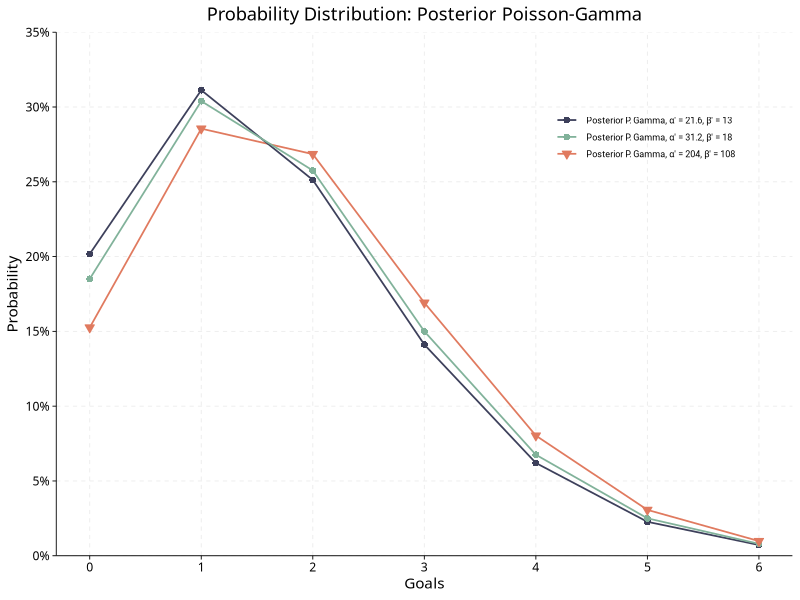
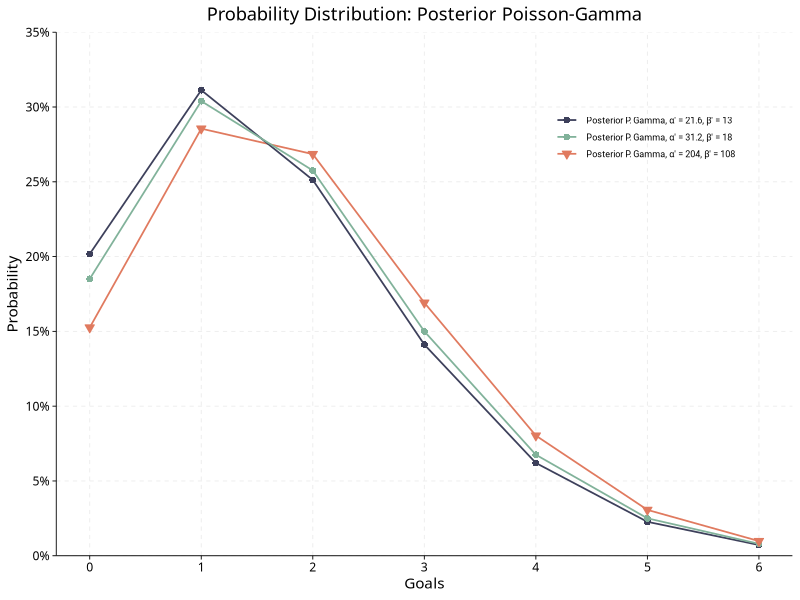

These charts were generated, in order, by the following R code:
library(tidyverse)

# Define the prior alpha and beta values
prior_params <- tibble(
  alpha = c(9.6, 19.2, 192),
  beta = c(5, 10, 100)
  )

# Observed data
n <- 8 # Number of matches
x <- 12 # Number of goals

# Update the parameters with observed data
posterior_params <- prior_params %>%
  mutate(alpha = alpha + x,
         beta = beta + n)

# Create a sequence of goal values
goal_range <- 0:6

# Compute the density values for each combination of parameters
negative_binomial <- lapply(1:length(posterior_params$alpha), function(i) {
  tibble(
    x = goal_range,
    density = dnbinom(goal_range, size = posterior_params$alpha[i], mu = posterior_params$alpha[i] / posterior_params$beta[i]),
    Parameters = paste0("Posterior P. Gamma, α' = ", posterior_params$alpha[i], ", β' = ", posterior_params$beta[i])
  )
})

negative_binomial <- do.call(rbind, negative_binomial)


# Plot the Posterior Negative Binomial distributions
negative_binomial %>%
  ggplot(aes(x = x, y = density, color = Parameters, shape = Parameters, fill = Parameters)) +
  geom_line(linewidth = 0.6) +
  geom_point(size = 2) +
  scale_color_manual(values = c("#3D405B", "#81B29A", "#E07A5F"),
                     breaks = c("Posterior P. Gamma, α' = 21.6, β' = 13", "Posterior P. Gamma, α' = 31.2, β' = 18", "Posterior P. Gamma, α' = 204, β' = 108")) +
  scale_shape_manual(values = c(16,16,25),
                     breaks = c("Posterior P. Gamma, α' = 21.6, β' = 13", "Posterior P. Gamma, α' = 31.2, β' = 18", "Posterior P. Gamma, α' = 204, β' = 108")) +
  scale_fill_manual(values = c("#3D405B","#81B29A","#E07A5F"),
                    breaks = c("Posterior P. Gamma, α' = 21.6, β' = 13", "Posterior P. Gamma, α' = 31.2, β' = 18", "Posterior P. Gamma, α' = 204, β' = 108")) +
  scale_y_continuous(labels = scales::percent,
                     breaks = seq(0, .35, by = 0.05),
                     limits = c(0, .35),
                     expand = c(0,0)) +
  scale_x_continuous(breaks = seq(0, 6, by = 1)) +
  labs(title = "Probability Distribution: Posterior Poisson-Gamma",
       x = "Goals",
       y = "Probability") +
  theme_minimal() +
  theme(
    text = element_text(family = "Montserrat"),
    plot.title = element_text(hjust = 0.5),
    axis.text = element_text(color = "black"),
    panel.grid.major = element_line(linetype = "dashed", linewidth = 0.3),
    panel.grid.minor = element_blank(),
    axis.line = element_line(linewidth = 0.3),
    axis.ticks = element_line(linewidth = 0.3),
    legend.position = "inside",
    legend.position.inside = c(0.8, 0.8),
    legend.title = element_blank(),
    legend.key.height = unit(0.1, "cm"),
    legend.key.width = unit(0.6, "cm"),
    legend.key.spacing.y = unit(0.2, "cm"),
    legend.text = element_text(size = 6.5, family = "Roboto")
  ) 

ggsave("MLS Predictions/Output/Posterior Poisson Gamma Distribution.png", width = 7, height = 4, bg = "white")

